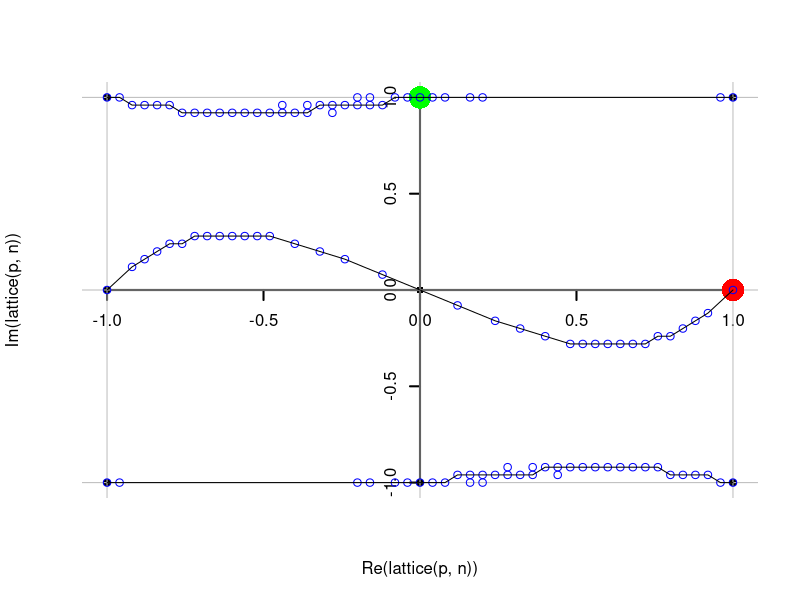

Write the R code that produced this figure. (Note: this script raises an error after producing the figure.)

library(elliptic)


spec_plotter = function(g2 = 4, g3 = 1, dtx = 0.1, dty = 0.1,num_pts = 2){
  
  i = sqrt(as.complex(-1))
  
  # g2 = 4
  # g3 = 1
  
  om1 = Re(half.periods(g=c(g2,g3))[1])
  om3 = Im(half.periods(g=c(g2,g3))[2])
  om= om1 + om3*i
  
  fn2 <- function(a,b){
    f <- zeta(z=om,g=c(g2,g3))*(a*om1 + i*b*om3) - zeta(z=(a*om1 + i*b*om3),g=c(g2,g3))*om
    as.numeric(Re(f))#,Im(f))
  }
  
  latplot(p = c(1,i),1)
  
  
  re = seq(-1,1,dtx)
  im = seq(-1,1,dty)
  for (a in 1:length(re)){
    ofv = 0
    for (b in 1:length(im)){
      ofv[b] = abs(fn2(re[a],im[b]))
    }
    s_ofv = sort(ofv)
    s_ofv = round(s_ofv,3)
    ofv = round(ofv,3)
    ypt = s_ofv[1:num_pts]
    ypt = im[which(ofv %in% ypt)]
    # ypt = im[which(ofv == min(ofv))]
    xpt = rep(re[a],length(ypt))
    points(xpt,ypt,col="blue")
    if (a==1){
      ypts = ypt
      xpts = xpt
    } else {
      ypts = c(ypts,ypt)
      xpts = c(xpts,xpt)
    }
  } 
  
  
  k = function(a,b){
    (a*om1 + i*b*om3)
  }
  
  # plot(k(xpts,ypts))
  
  # plot(-P(k(xpts,ypts),g=c(g2,g3)),ylim=c(-10,1),xlim=c(-2,2))

  out = list()
  out[["k"]] = k(xpts,ypts)
  out[["k_plane"]] = data.frame(xpts,ypts)
  return(out)
}

g2 = 4
g3 = 1

out = spec_plotter(g2 = g2,g3 =g3, dtx = 0.04, dty = 0.04,num_pts = 2)

k = out[[1]]
k_plane = out[[2]]

#### Establish 2 bands
x_axis = unique(k_plane$xpts)
mat = as.data.frame(matrix(ncol=2,nrow=length(x_axis)))
colnames(mat) = c("x","y")
fin_band1 = fin_band2 = inf_band = mat
f1 = f2 = inf = 0
for (i in 1:length(x_axis)){
# for (i in 1:20){
  x = k_plane$xpts[which(k_plane$xpts == x_axis[i])]
  y = k_plane$ypts[which(k_plane$xpts == x_axis[i])]
  if (i==1){
    fin_band1$x[i] = fin_band2$x[i] = inf_band$x[i] = unique(x)
    fin_band1$y[i] = y[which(y == 1)]
    fin_band2$y[i] = y[which(y == -1)]
    inf_band$y[i] = y[which(y == 0)]
  } else {
#     if (length(x)==3){
#       fin_band1$x[i-f1] = fin_band2$x[i-f2] = inf_band$x[i-inf] = unique(x)
#       fin_band1$y[i-f1] = y[which(abs(y - fin_band1$y[i-1-f1]) == min(abs(y - fin_band1$y[i-1-f1])))]
#       fin_band2$y[i-f2] = y[which(abs(y - fin_band2$y[i-1-f2]) == min(abs(y - fin_band2$y[i-1-f2])))]
#       inf_band$y[i-inf] = y[which(abs(y - inf_band$y[i-1-inf]) == min(abs(y - inf_band$y[i-1-inf])))]
#     } else if (length(x)==2){
      if (any(abs(y - fin_band1$y[i-1-f1])<0.5)){
        fin_band1$x[i-f1] = unique(x)
        fin_band1$y[i-f1] = y[which(abs(y - fin_band1$y[i-1-f1]) == min(abs(y - fin_band1$y[i-1-f1])))]
      } else f1 = f1 + 1
      if (any(abs(y - fin_band2$y[i-1-f2])<0.5)){
        fin_band2$x[i-f2] = unique(x)
        fin_band2$y[i-f2] = y[which(abs(y - fin_band2$y[i-1-f2]) == min(abs(y - fin_band2$y[i-1-f2])))]
      } else f2 = f2 + 1
      if (any(abs(y - inf_band$y[i-1-inf])<0.5)){
        inf_band$x[i-inf] = unique(x)
        inf_band$y[i-inf] = y[which(abs(y - inf_band$y[i-1-inf]) == min(abs(y - inf_band$y[i-1-inf])))]
      } else inf = inf + 1
    }
  }
# }

lines(inf_band);lines(fin_band1);lines(fin_band2)

k = function(a,b){
  (a*om1 + i*b*om3)
}

k_inf = k(inf_band$x,inf_band$y)
k_f1 = k(fin_band1$x,fin_band1$y)
k_f2 = k(fin_band2$x,fin_band2$y)


plot(-P(k_inf,g=c(g2,g3)),ylim=c(-10,1),xlim=c(-2,2),type = 'n')
lines(-P(k_inf,g=c(g2,g3)))
lines(-P(k_f1,g=c(g2,g3)))
lines(-P(k_f2,g=c(g2,g3)))
